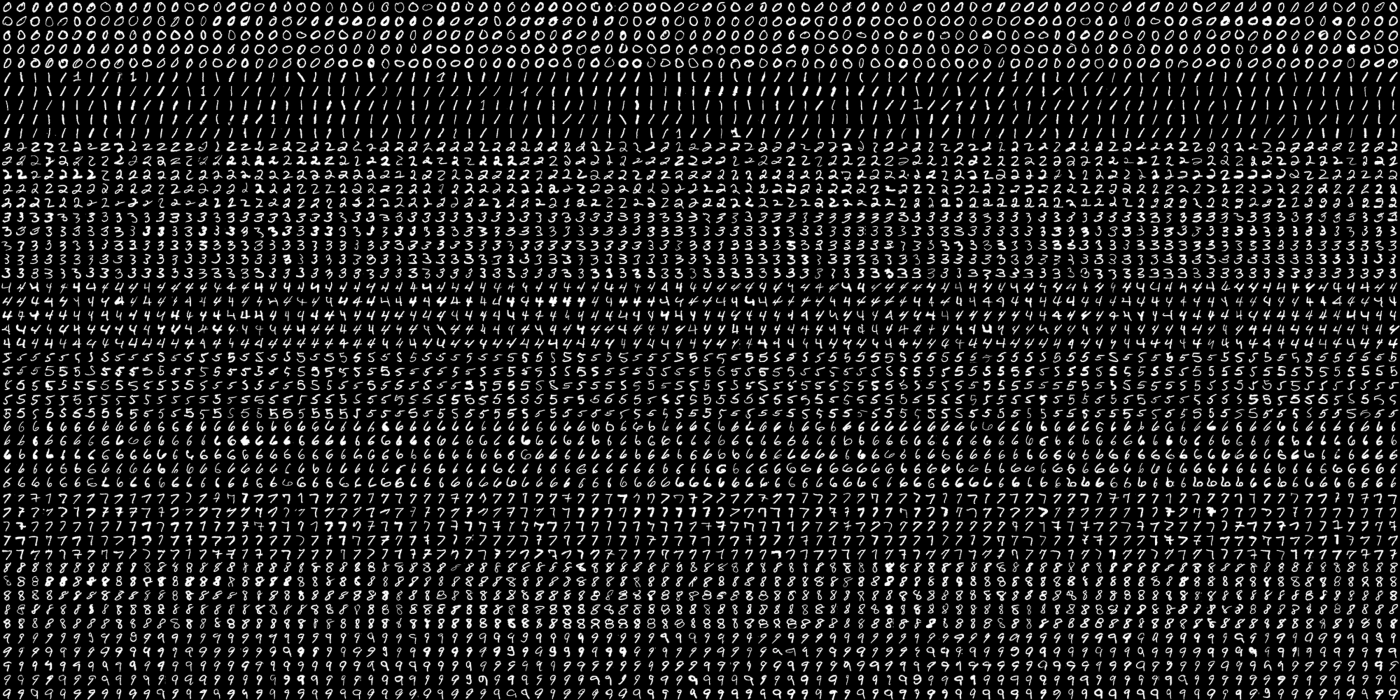
#> input picture modulo2/sesion2/CodigoMod2-Sesion02/Digitos/digits.png, 2800 x 1400 px (shown at 1/2 size)
$ python digits.py
#> lines starting #> are read from the running program, lines starting #| are printed output that depends on the picture
#!/usr/bin/env python

'''
SVM and KNearest digit recognition.

Sample loads a dataset of handwritten digits from 'digits.png'.
Then it trains a SVM and KNearest classifiers on it and evaluates
their accuracy.

Following preprocessing is applied to the dataset:
 - Moment-based image deskew (see deskew())
 - Digit images are split into 4 10x10 cells and 16-bin
   histogram of oriented gradients is computed for each
   cell
 - Transform histograms to space with Hellinger metric (see [1] (RootSIFT))


[1] R. Arandjelovic, A. Zisserman
    "Three things everyone should know to improve object retrieval"
    http://www.robots.ox.ac.uk/~vgg/publications/2012/Arandjelovic12/arandjelovic12.pdf

Usage:
   digits.py
'''


# Python 2/3 compatibility
#from __future__ import print_function

# built-in modules
#from multiprocessing.pool import ThreadPool

import cv2 as cv

import numpy as np
from numpy.linalg import norm
#from scipy import io,reshape,size

# local modules
from accesorios import common as cm

SZ = 28 # size of each digit is SZ x SZ
CLASS_N = 10
DIGITS_FN = 'digits.png'

def split2d(img, cell_size, flatten=True):
    h, w = img.shape[:2]
    sx, sy = cell_size
    cells = [np.hsplit(row, w//sx) for row in np.vsplit(img, h//sy)]
    cells = np.array(cells)
    if flatten:
        cells = cells.reshape(-1, sy, sx)
    return cells

def load_digits(fn):
#> called with fn = 'digits.png'
    print('loading "%s" ...' % fn)
    digits_img = cv.imread(fn, 0)
#> digits_img is the input picture: shape (1400, 2800); min 0, max 255, mean 34.2
    digits = split2d(digits_img, (SZ, SZ))
#> in split2d, `cells = [np.hsplit(row, w//sx) for row in np.vsplit(img, h//sy)]`: cells = 50 items
    labels = np.repeat(np.arange(CLASS_N), len(digits)/CLASS_N)
#> labels = 5000 values from 0 to 9
    return digits, labels

def deskew(img):
    m = cv.moments(img)
    if abs(m['mu02']) < 1e-2:
        return img.copy()
    skew = m['mu11']/m['mu02']
    M = np.float32([[1, skew, -0.5*SZ*skew], [0, 1, 0]])
    img = cv.warpAffine(img, M, (SZ, SZ), flags=cv.WARP_INVERSE_MAP | cv.INTER_LINEAR)
    return img

class StatModel(object):
    def load(self, fn):
        self.model.load(fn)  # Known bug: https://github.com/opencv/opencv/issues/4969
    def save(self, fn):
        self.model.save(fn)

class KNearest(StatModel):
    def __init__(self, k = 3):
        self.k = k
        self.model = cv.ml.KNearest_create()

    def train(self, samples, responses):
        self.model.train(samples, cv.ml.ROW_SAMPLE, responses)

    def predict(self, samples):
        _retval, results, _neigh_resp, _dists = self.model.findNearest(samples, self.k)
        return results.ravel()

class SVM(StatModel):
    def __init__(self, C = 1, gamma = 0.5):
        self.model = cv.ml.SVM_create()
        self.model.setGamma(gamma)
        self.model.setC(C)
        self.model.setType(cv.ml.SVM_C_SVC)
        self.model.setKernel(cv.ml.SVM_RBF)

    def train(self, samples, responses):
        self.model.train(samples, cv.ml.ROW_SAMPLE, responses)

    def predict(self, samples):
        return self.model.predict(samples)[1].ravel()

def evaluate_model(model, digits, samples, labels):
    resp = model.predict(samples)
    err = (labels != resp).mean()
    print('error: %.2f %%' % (err*100))

    confusion = np.zeros((10, 10), np.int32)
    for i, j in zip(labels, resp):
        confusion[i, int(j)] += 1
    print('confusion matrix:')
    print(confusion)
    print()

    vis = []
    for img, flag in zip(digits, resp == labels):
        img = cv.cvtColor(img, cv.COLOR_GRAY2BGR)
        if not flag:
            img[...,:2] = 0
        vis.append(img)
    return cm.mosaic(25, vis)

def preprocess_simple(digits):
    return np.float32(digits).reshape(-1, SZ*SZ) / 255.0

def preprocess_hog(digits):
    samples = []
    for img in digits:
        gx = cv.Sobel(img, cv.CV_32F, 1, 0)
        gy = cv.Sobel(img, cv.CV_32F, 0, 1)
        mag, ang = cv.cartToPolar(gx, gy)
        bin_n = 16
        bin = np.int32(bin_n*ang/(2*np.pi))
        bin_cells = bin[:14,:14], bin[14:,:14], bin[:14,14:], bin[14:,14:]
        mag_cells = mag[:14,:14], mag[14:,:14], mag[:14,14:], mag[14:,14:]
        hists = [np.bincount(b.ravel(), m.ravel(), bin_n) for b, m in zip(bin_cells, mag_cells)]
        hist = np.hstack(hists)

        # transform to Hellinger kernel
        eps = 1e-7
        hist /= hist.sum() + eps
        hist = np.sqrt(hist)
        hist /= norm(hist) + eps

        samples.append(hist)
    return np.float32(samples)


if __name__ == '__main__':
    #print(__doc__)

    digits, labels = load_digits(DIGITS_FN)
#> labels = 5000 values from 0 to 9

    print('preprocessing...')
    # shuffle digits
    rand = np.random.RandomState()
    shuffle = rand.permutation(len(digits))
#> shuffle = 5000 values, max 4999 at index 3839, min 0 at index 3536, mean 2499.5
    digits, labels = digits[shuffle], labels[shuffle]
#> labels = 5000 values, max 9 at index 4, min 0 at index 3, mean 4.5
    #cv.imshow('digits',cm.mosaic(25,digits[:]))
    digits2 = list(map(deskew, digits))
#> in deskew, `m = cv.moments(img)`: m = moments, m00 25033, centre m10/m00, m01/m00 = (13.99, 13.88)
#> in deskew, `skew = m['mu11']/m['mu02']`: skew = 0.279
#> in deskew, `M = np.float32([[1, skew, -0.5*SZ*skew], [0, 1, 0]])`: M = [[1, 0.279, -3.9], [0, 1, 0]]
#> in deskew (call 21), `m = cv.moments(img)`: m = moments, m00 25994, centre m10/m00, m01/m00 = (13.89, 13.92)
#> in deskew (call 21), `m = cv.moments(img)`:
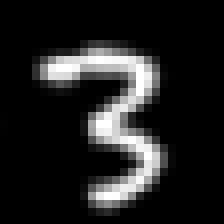
#> img: shape (28, 28) (shown 8 times larger); min 0, max 255, mean 33.2
#> in deskew (call 21), `skew = m['mu11']/m['mu02']`: skew = 0.21
#> in deskew (call 21), `M = np.float32([[1, skew, -0.5*SZ*skew], [0, 1, 0]])`: M = [[1, 0.21, -2.93], [0, 1, 0]]
#> in deskew (call 21), `img = cv.warpAffine(img, M, (SZ, SZ), flags=cv.WARP_INVERSE_MAP | cv.I..`:
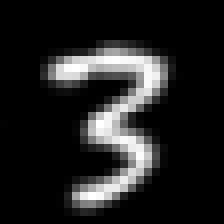
#> img: shape (28, 28) (shown 8 times larger); min 0, max 255, mean 33.2
#> in deskew (call 22), `m = cv.moments(img)`: m = moments, m00 32597, centre m10/m00, m01/m00 = (14.2, 14.02)
#> in deskew (call 22), `m = cv.moments(img)`:
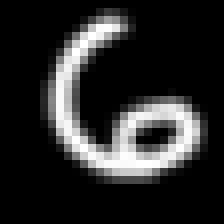
#> img: shape (28, 28) (shown 8 times larger); min 0, max 255, mean 41.6
#> in deskew (call 22), `skew = m['mu11']/m['mu02']`: skew = 0.364
#> in deskew (call 22), `M = np.float32([[1, skew, -0.5*SZ*skew], [0, 1, 0]])`: M = [[1, 0.364, -5.09], [0, 1, 0]]
#> in deskew (call 22), `img = cv.warpAffine(img, M, (SZ, SZ), flags=cv.WARP_INVERSE_MAP | cv.I..`:
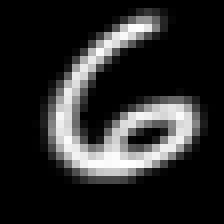
#> img: shape (28, 28) (shown 8 times larger); min 0, max 255, mean 41.6
#> in deskew (call 23), `m = cv.moments(img)`: m = moments, m00 22297, centre m10/m00, m01/m00 = (13.79, 13.85)
#> in deskew (call 23), `m = cv.moments(img)`:
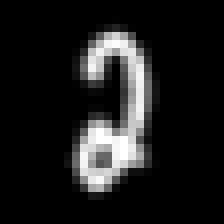
#> img: shape (28, 28) (shown 8 times larger); min 0, max 255, mean 28.4
#> in deskew (call 23), `skew = m['mu11']/m['mu02']`: skew = -0.101
#> in deskew (call 23), `M = np.float32([[1, skew, -0.5*SZ*skew], [0, 1, 0]])`: M = [[1, -0.101, 1.41], [0, 1, 0]]
#> in deskew (call 23), `img = cv.warpAffine(img, M, (SZ, SZ), flags=cv.WARP_INVERSE_MAP | cv.I..`:
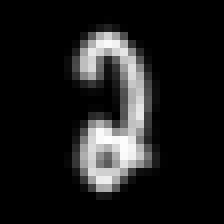
#> img: shape (28, 28) (shown 8 times larger); min 0, max 254, mean 28.4
#> in deskew (call 24), `m = cv.moments(img)`: m = moments, m00 21858, centre m10/m00, m01/m00 = (14.29, 13.68)
#> in deskew (call 24), `m = cv.moments(img)`:
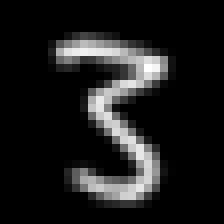
#> img: shape (28, 28) (shown 8 times larger); min 0, max 255, mean 27.9
#> in deskew (call 24), `skew = m['mu11']/m['mu02']`: skew = 0.0933
#> in deskew (call 24), `M = np.float32([[1, skew, -0.5*SZ*skew], [0, 1, 0]])`: M = [[1, 0.0933, -1.31], [0, 1, 0]]
#> digits2 = 5000 items
    #cv.imshow('digits_deskew',cm.mosaic(25,digits2[:]))
    samples = preprocess_hog(digits2)

    train_n = int(0.9*len(samples))
#> train_n = 4500
    cv.imshow('test set', cm.mosaic(25, digits[train_n:]))
#> (this line was passed over: accesorios is not available in this run)

    digits_train, digits_test = np.split(digits2, [train_n])
    samples_train, samples_test = np.split(samples, [train_n])
    labels_train, labels_test = np.split(labels, [train_n])
#> labels_train = 4500 values, max 9 at index 4, min 0 at index 3, mean 4.52; labels_test = 500 values, max 9 at index 5, min 0 at index 1, mean 4.32


    print('training KNearest...')
    model = KNearest(k=12)
    model.train(samples_train, labels_train)
    vis = evaluate_model(model, digits_test, samples_test, labels_test)
#> in predict, `_retval, results, _neigh_resp, _dists = self.model.findNearest(samples..`: results = 500 values, max 9 at index 5, min 0 at index 1, mean 4.38
#> in evaluate_model, `resp = model.predict(samples)`: resp has the same summary as results in predict
#> in evaluate_model, `err = (labels != resp).mean()`: err = 0.052
#| error: 5.20 %
#> the loop in evaluate_model, `for i, j in zip(labels, resp):` made 500 passes
#> (i, j) on passes 1 to 3: (2, 2), (0, 0), (4, 4)
#| [[49  1  0  0  0  0  0  0  1  0]
#|  [ 0 53  0  0  0  0  0  0  0  0]
#|  [ 1  0 48  1  0  0  0  0  1  1]
#|  [ 0  0  0 55  0  0  0  1  0  1]
#|  [ 0  0  0  0 49  0  0  0  0  4]
#|  [ 0  0  0  2  0 46  0  0  0  0]
#|  [ 0  0  0  0  0  1 52  0  0  0]
#|  [ 0  0  1  1  0  0  0 38  2  3]
#|  [ 0  0  0  0  0  0  0  0 44  0]
#|  [ 0  1  0  1  0  0  0  1  1 40]]
#> the loop in evaluate_model, `for img, flag in zip(digits, resp == labels):` made 500 passes
#> flag on passes 1 to 3: True, True, True
#> after the loop in evaluate_model, `for img, flag in zip(digits, resp == labels):`: vis = 500 items
#> (the run stopped early here; a loop or call above may not have finished)
